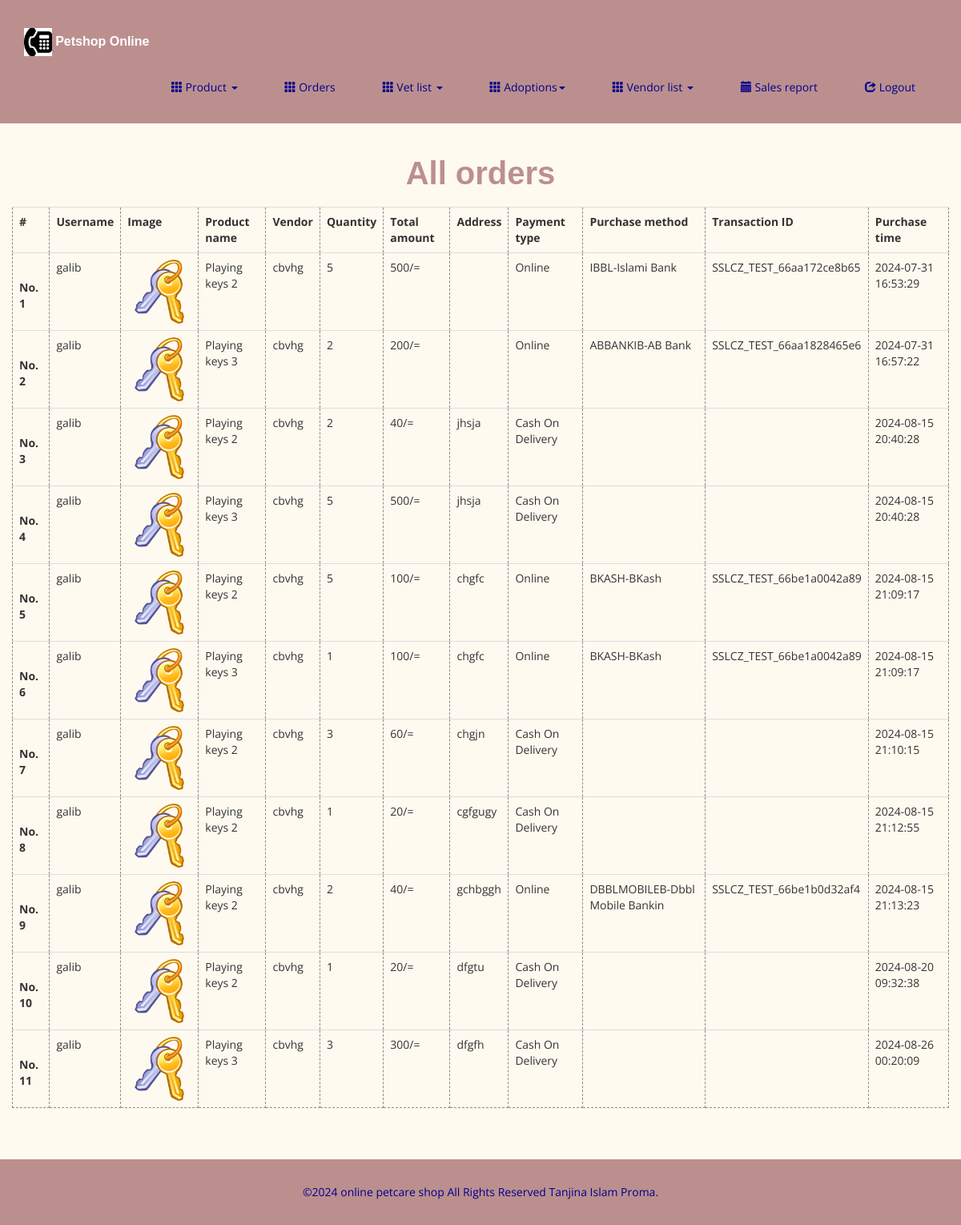
The app's page /admin/order.php (signed in) with its own data.
### tables this page shows
CREATE TABLE `accessories` (
  `id` int(11) NOT NULL,
  `vendor_id` int(11) NOT NULL,
  `name` varchar(50) DEFAULT NULL,
  `prize` float DEFAULT NULL,
  `description` varchar(50) DEFAULT NULL,
  `type` varchar(20) NOT NULL,
  `pet_type` varchar(20) NOT NULL,
  `image` varchar(250) DEFAULT NULL,
  `qty` int(11) DEFAULT 0
);

CREATE TABLE `transactions` (
  `id` int(11) NOT NULL,
  `username` varchar(50) NOT NULL,
  `prod_id` int(11) NOT NULL,
  `qty` int(11) NOT NULL,
  `address` varchar(150) NOT NULL,
  `trans_id` varchar(70) NOT NULL,
  `trans_amount` int(11) NOT NULL,
  `card_no` varchar(70) NOT NULL,
  `val_id` varchar(70) NOT NULL,
  `card_type` varchar(30) NOT NULL,
  `trans_date` datetime DEFAULT current_timestamp(),
  `pay_type` int(11) NOT NULL COMMENT '1 = COD, 2 = Online pay'
);

CREATE TABLE `vendors` (
  `id` int(11) NOT NULL,
  `name` varchar(50) NOT NULL,
  `address` varchar(100) NOT NULL,
  `contact` varchar(11) NOT NULL,
  `email` varchar(50) NOT NULL
);

### admin/order.php (the view, shortened to what this page needs)
<!DOCTYPE html>
<html lang="en">
<head>
    <?php $auth_check=true; require_once("shared/header.php") ?>
</head>
<body>
    <?php require_once("shared/navbar.php") ?>
    <div class="container-fluid" style="margin-top: 2rem; height: auto;">
        <div class="container">
            <div class="row">
                <div class="col-12">
                    <h1 class="my-5 text-center" style="color: rosybrown;">All orders</h1>
                    <table class="table table-responsive table-hover" style="margin-top: 2rem;">
                        <?php
                            require_once("../shared/db.php");
                            $query = $conn->prepare("SELECT accessories.image, accessories.name as prod_name, vendors.name as vend_name, transactions.qty as purchase_qty, transactions.trans_id, transactions.trans_amount, transactions.trans_date, transactions.card_type, transactions.card_no, transactions.username, transactions.pay_type, transactions.address FROM `accessories` INNER JOIN `transactions` ON accessories.id=transactions.prod_id INNER JOIN `vendors` ON accessories.vendor_id=vendors.id; ");
                            $query->execute();
                            $query->setFetchMode(PDO::FETCH_ASSOC);
                            $res = $query->fetchAll();
                            $cnt = 0;
                        ?>
                        <tr>
                            <th>#</th>
                            <th>Username</th>
                            <th>Image</th>
                            <th>Product name</th>
                            <th>Vendor</th>
                            <th>Quantity</th>
                            <th>Total amount</th>
                            <th>Address</th>
                            <th>Payment type</th>
                            <th>Purchase method</th>
                            <th>Transaction ID</th>
                            <th>Purchase time</th>
                        </tr>
                        <?php foreach($res as $r): ?>
                        <tr>
                            <td>
                                <strong class="wow fadeInDown"><p style="margin-top:25px;">No. <?php echo ++$cnt ?></p></strong>
                            </td>
                            <td><?php echo $r["username"] ?></td>
                            <td>
                                <img style="width: 80px;" src="../assets/images/products/<?php echo $r["image"] ?>">
                            </td>
                            <td><?php echo $r["prod_name"] ?></td>
                            <td><?php echo $r["vend_name"] ?></td>
                            <td><?php echo $r["purchase_qty"] ?></td>
                            <td><?php echo $r["trans_amount"] ?>/=</td>
                            <td><?php echo $r["address"] ?></td>
                            <td><?php echo $r["pay_type"]==1 ? "Cash On Delivery" : "Online" ?></td>
                            <td><?php echo $r["card_type"] ?></td>
                            <td><?php echo $r["trans_id"] ?></td>
                            <td><?php echo $r["trans_date"] ?></td>
                        </tr>
                        <?php endforeach; ?>
                    </table>
                </div>
            </div>
        </div>
    </div>
    <br><br>
    <?php require_once("shared/footer.php") ?>
</body>
</html>

### admin/shared/header.php (shortened to what this page needs)
<link href="../assets/css/bootstrap.css" rel="stylesheet">
<link href="../assets/css/bootstrap.min.css" rel="stylesheet">
<link href="../assets/css/font-awesome.min.css" rel="stylesheet">
<link href="../assets/css/animate.min.css" rel="stylesheet">
<link href="../assets/css/prettyPhoto.css" rel="stylesheet">
<link href="../assets/css/main.css" rel="stylesheet">
<link href="../assets/css/responsive.css" rel="stylesheet"></head>

### admin/shared/navbar.php (shortened to what this page needs)
<nav class="navbar navbar-inverse" role="banner">
    <div class="container">
        <div class="navbar-header">
           <a href="index.php"><h4 class="wow fadeInDown" style="margin-top:20px; color:#FFF;"><img src="../assets/images/logo.jpg" width="10% "/> Petshop Online</h4></a>
        </div>
        <div class="collapse navbar-collapse navbar-right">
            <ul class="nav navbar-nav">
                <li class="dropdown"><a class="dropdown-toggle wow fadeInDown" data-toggle="dropdown" href="product.php"><span class="glyphicon glyphicon-th"></span> Product <span class="caret"></span></a>
                </li>
                <li><a class="wow fadeInDown" href="order.php"><span class="glyphicon glyphicon-th"></span> Orders</a>
                </li>
                <li class="dropdown"><a class="dropdown-toggle wow fadeInDown" data-toggle="dropdown" href="#"><span class="glyphicon glyphicon-th"></span> Vet list <span class="caret"></span></a>
                </li>
                <li class="dropdown"><a class="dropdown-toggle wow fadeInDown" data-toggle="dropdown" href="#"><span class="glyphicon glyphicon-th"></span> Adoptions<span class="caret"></span></a>
                </li>
                <li class="dropdown"><a class="dropdown-toggle wow fadeInDown" data-toggle="dropdown" href="#"><span class="glyphicon glyphicon-th"></span> Vendor list <span class="caret"></span></a>
                </li>
                <li id="reservation" class="wow fadeInDown"><a href="sales.php"><span class="glyphicon glyphicon-calendar"></span> Sales report</a></li>
                <li id="logout" class="wow fadeInDown"><a id="logoutbtn" href='../logout.php'><span class="glyphicon glyphicon-share"></span> Logout</a></li>
            </ul>
        </div>
    </div>
</nav>

### admin/shared/footer.php
<footer id="footer" class="midnight-blue">
    <div class="container">
        <div class="row">
            <div class="col-sm-12">
                <center>&copy;2024 online petcare shop All Rights Reserved Tanjina Islam Proma.</center>
            </div>
        </div>
    </div>
</footer>

### assets/css/main.css (style rules this page uses)
body { background: floralwhite; font-family: 'Open Sans', sans-serif; color:ro; line-height: 22px; }
h1, h2, h3, h4, h5, h6 { font-weight:bold; font-family:Verdana, Geneva, sans-serif; color:#8B8B00; }
h1 { font-size: 40px; color:#fff; }
h4 { font-size: 16px; }
a { color:blue; -webkit-transition: color 300ms, background-color 300ms; -moz-transition: color 300ms, background-color 300ms; -o-transition: color 300ms, background-color 300ms; transition: color 300ms, background-color 300ms; }
.container-fluid { height: 105vh; }
.navbar { border-radius: 0; margin-bottom: 0; background: rosybrown; padding: 15px 0; padding-bottom: 0; }
.navbar-nav { margin-top: 12px; }
.navbar-nav>li { margin-left: 35px; padding-bottom: 28px; }
.navbar-inverse .navbar-nav > li > a { padding: 5px 12px; margin: 0; border-radius: 3px; color: darkblue; line-height: 24px; display: inline-block; }
.navbar-inverse { border: none; }
.navbar-inverse .navbar-collapse, .navbar-inverse .navbar-form { border-top: 0; padding-bottom: 0; }
#footer { padding-top: 30px; padding-bottom: 30px; color: darkblue; background: rosybrown; }
table { width:100%; }

### admin/order.php (style rules this page uses)
table, tr, th, td { border: 1px dashed #8c8b8b; }

### records on screen
accessories: transactions.username "galib", image (picture), name "Playing keys 2", vendor.name "cbvhg", transactions.qty "5", transactions.trans_amount "500", shows "Online", transactions.card_type "IBBL-Islami Bank", transactions.trans_id "SSLCZ_TEST_66aa172ce8b65", transactions.trans_date "2024-07-31 16:53:29", transactions.qty "2", transactions.trans_amount "40", transactions.address "jhsja", transactions.trans_date "2024-08-15 20:40:28", transactions.trans_amount "100", transactions.address "chgfc", transactions.card_type "BKASH-BKash", transactions.trans_id "SSLCZ_TEST_66be1a0042a89", transactions.trans_date "2024-08-15 21:09:17", transactions.qty "3", transactions.trans_amount "60", transactions.address "chgjn", transactions.trans_date "2024-08-15 21:10:15", transactions.qty "1", transactions.trans_amount "20", transactions.address "cgfgugy", transactions.trans_date "2024-08-15 21:12:55", transactions.address "gchbggh", transactions.card_type "DBBLMOBILEB-Dbbl Mobile Bankin", transactions.trans_id "SSLCZ_TEST_66be1b0d32af4", transactions.trans_date "2024-08-15 21:13:23", transactions.address "dfgtu", transactions.trans_date "2024-08-20 09:32:38"
accessories: transactions.username "galib", image (picture), name "Playing keys 3", vendor.name "cbvhg", transactions.qty "2", transactions.trans_amount "200", shows "Online", transactions.card_type "ABBANKIB-AB Bank", transactions.trans_id "SSLCZ_TEST_66aa1828465e6", transactions.trans_date "2024-07-31 16:57:22", transactions.qty "5", transactions.trans_amount "500", transactions.address "jhsja", transactions.trans_date "2024-08-15 20:40:28", transactions.qty "1", transactions.trans_amount "100", transactions.address "chgfc", transactions.card_type "BKASH-BKash", transactions.trans_id "SSLCZ_TEST_66be1a0042a89", transactions.trans_date "2024-08-15 21:09:17", transactions.qty "3", transactions.trans_amount "300", transactions.address "dfgfh", transactions.trans_date "2024-08-26 00:20:09"
